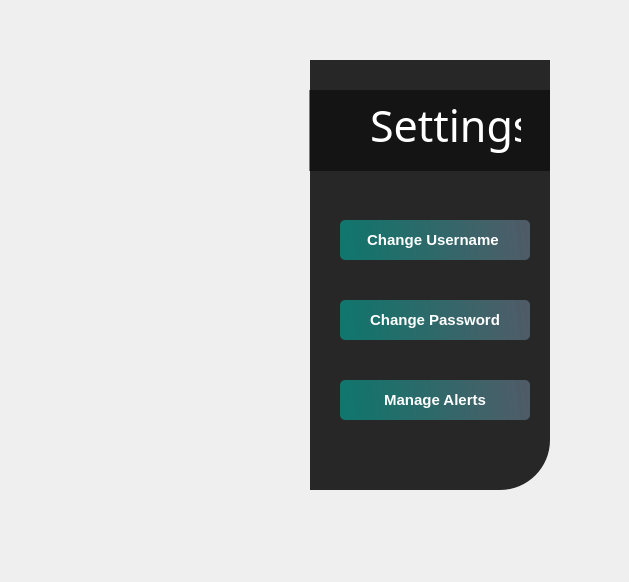
<?xml version="1.0" encoding="UTF-8"?>
<ui version="4.0">
 <class>Form</class>
 <widget class="QWidget" name="Form">
  <property name="geometry">
   <rect>
    <x>0</x>
    <y>0</y>
    <width>629</width>
    <height>582</height>
   </rect>
  </property>
  <property name="windowTitle">
   <string>Form</string>
  </property>
  <widget class="QWidget" name="widget" native="true">
   <property name="geometry">
    <rect>
     <x>40</x>
     <y>30</y>
     <width>550</width>
     <height>500</height>
    </rect>
   </property>
   <widget class="QLabel" name="label">
    <property name="geometry">
     <rect>
      <x>40</x>
      <y>30</y>
      <width>281</width>
      <height>430</height>
     </rect>
    </property>
    <property name="styleSheet">
     <string notr="true">border-image: url(:/image/setting);
border-top-left-radius: 50px;</string>
    </property>
    <property name="text">
     <string/>
    </property>
   </widget>
   <widget class="QLabel" name="label_3">
    <property name="geometry">
     <rect>
      <x>270</x>
      <y>30</y>
      <width>240</width>
      <height>430</height>
     </rect>
    </property>
    <property name="styleSheet">
     <string notr="true">background-color:rgb(39, 39, 39);
border-bottom-right-radius: 50px;</string>
    </property>
    <property name="text">
     <string/>
    </property>
   </widget>
   <widget class="QPushButton" name="pushButton">
    <property name="enabled">
     <bool>false</bool>
    </property>
    <property name="geometry">
     <rect>
      <x>300</x>
      <y>190</y>
      <width>190</width>
      <height>40</height>
     </rect>
    </property>
    <property name="font">
     <font>
      <pointsize>11</pointsize>
      <weight>75</weight>
      <bold>true</bold>
     </font>
    </property>
    <property name="styleSheet">
     <string notr="true">QPushButton#pushButton{
	background-color: qlineargradient(spread:pad,x1:0,y1:0.505682, x2:1, y2:0.477, stop:0 rgba(11,131,120,219), stop:1 rgba(85,98,112,226));
	color:rgba(255,255,255,255);
	border-radius:5px;
}

QPushButton#pushButton:hover{
	background-color: qlineargradient(spread:reflect, x1:0, y1:0, x2:0.989, y2:0, stop:0.420455 rgba(4, 38, 41, 255), stop:0.715909 rgba(65, 12, 84, 255));
}
QPushButton#pushButton:pressed{
	padding-left:5px;
	padding-top:5px;
	background-color:rgba(150,123,111,255);
}

</string>
    </property>
    <property name="text">
     <string>Change Username </string>
    </property>
   </widget>
   <widget class="QLabel" name="label_6">
    <property name="geometry">
     <rect>
      <x>269</x>
      <y>60</y>
      <width>241</width>
      <height>81</height>
     </rect>
    </property>
    <property name="styleSheet">
     <string notr="true">background-color:rgba(0,0,0,125);</string>
    </property>
    <property name="text">
     <string/>
    </property>
   </widget>
   <widget class="QLabel" name="label_7">
    <property name="geometry">
     <rect>
      <x>330</x>
      <y>50</y>
      <width>151</width>
      <height>91</height>
     </rect>
    </property>
    <property name="font">
     <font>
      <family>Baby Child</family>
      <pointsize>32</pointsize>
      <weight>50</weight>
      <bold>false</bold>
     </font>
    </property>
    <property name="styleSheet">
     <string notr="true">color:rgb(255, 255, 255);</string>
    </property>
    <property name="text">
     <string>Settings</string>
    </property>
   </widget>
   <widget class="QPushButton" name="pushButton_2">
    <property name="enabled">
     <bool>false</bool>
    </property>
    <property name="geometry">
     <rect>
      <x>300</x>
      <y>270</y>
      <width>190</width>
      <height>40</height>
     </rect>
    </property>
    <property name="font">
     <font>
      <pointsize>11</pointsize>
      <weight>75</weight>
      <bold>true</bold>
     </font>
    </property>
    <property name="styleSheet">
     <string notr="true">QPushButton#pushButton_2{
	background-color: qlineargradient(spread:pad,x1:0,y1:0.505682, x2:1, y2:0.477, stop:0 rgba(11,131,120,219), stop:1 rgba(85,98,112,226));
	color:rgba(255,255,255,255);
	border-radius:5px;
}

QPushButton#pushButton_2:hover{
	background-color: qlineargradient(spread:reflect, x1:0, y1:0, x2:0.989, y2:0, stop:0.420455 rgba(4, 38, 41, 255), stop:0.715909 rgba(65, 12, 84, 255));
}
QPushButton#pushButton_2:pressed{
	padding-left:5px;
	padding-top:5px;
	background-color:rgba(150,123,111,255);
}

</string>
    </property>
    <property name="text">
     <string>Change Password</string>
    </property>
   </widget>
   <widget class="QPushButton" name="pushButton_3">
    <property name="enabled">
     <bool>false</bool>
    </property>
    <property name="geometry">
     <rect>
      <x>300</x>
      <y>350</y>
      <width>190</width>
      <height>40</height>
     </rect>
    </property>
    <property name="font">
     <font>
      <pointsize>11</pointsize>
      <weight>75</weight>
      <bold>true</bold>
     </font>
    </property>
    <property name="styleSheet">
     <string notr="true">QPushButton#pushButton_3{
	background-color: qlineargradient(spread:pad,x1:0,y1:0.505682, x2:1, y2:0.477, stop:0 rgba(11,131,120,219), stop:1 rgba(85,98,112,226));
	color:rgba(255,255,255,255);
	border-radius:5px;
}

QPushButton#pushButton_3:hover{
	background-color: qlineargradient(spread:reflect, x1:0, y1:0, x2:0.989, y2:0, stop:0.420455 rgba(4, 38, 41, 255), stop:0.715909 rgba(65, 12, 84, 255));
}
QPushButton#pushButton_3:pressed{
	padding-left:5px;
	padding-top:5px;
	background-color:rgba(150,123,111,255);
}

</string>
    </property>
    <property name="text">
     <string>Manage Alerts</string>
    </property>
   </widget>
  </widget>
 </widget>
 <resources>
  <include location="setting.qrc"/>
 </resources>
 <connections/>
</ui>
